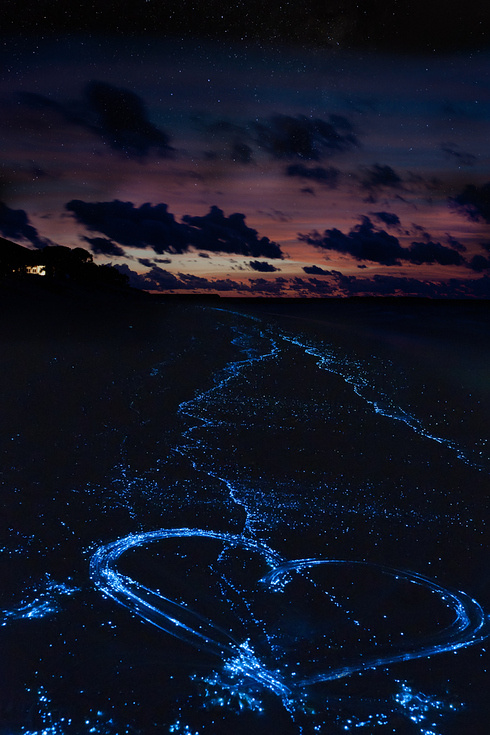
#> input picture 【OpenCv基础】第46讲 H-S二维直方图的绘制/python/PythonApplication/PythonApplication/1.jpg, 490 x 735 px
$ python PythonApplication.py
#> lines starting #> are read from the running program, lines starting #| are printed output that depends on the picture
import cv2
import numpy as np
import random

# 载入源图，转化为HSV颜色模型
srcImage=cv2.imread('1.jpg')
#> srcImage is the input picture: shape (735, 490, 3); mean B, G, R 37.8, 22, 18.6
hsvImage = cv2.cvtColor(srcImage, cv2.COLOR_BGR2HSV)
#> hsvImage: shape (735, 490, 3); mean H, S, V 114.3, 151.4, 39.8

# 参数准备
hueBinNum = 30 # 色调的直方图直条数量
saturationBinNum = 32 # 饱和度的直方图直条数量
histSize = [hueBinNum, saturationBinNum]
dstHist = cv2.calcHist([hsvImage], [0,1], None, histSize, [0, 180, 0, 256])
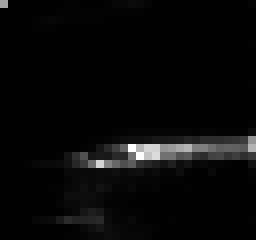
#> dstHist: shape (30, 32) float32 (shown 8 times larger); min 0, max 11226, mean 375.2; drawn with min black and max white

# 查找数组和子数组的全局最小值和最大值存入maxValue中
maxValue=cv2.minMaxLoc(dstHist)
#> maxValue = (0, 11226, (1, 0), (16, 18))

# 网上的一种方法
# dstHist2 = (255*dstHist/maxValue[1]).astype(np.uint8)

scale = 10
histImg = np.zeros((saturationBinNum * scale,  hueBinNum * 10, 3), np.uint8)

# 双层循环，进行直方图绘制
for hue in range(hueBinNum):
    for saturation in range(saturationBinNum):
        binValue = dstHist[hue, saturation] # 直方图组距的值
        intensity = round(binValue * 255 / maxValue[1])

        # 绘制矩形
        cv2.rectangle(histImg, (hue * scale, saturation * scale),
                     ((hue + 1) * scale - 1, (saturation + 1) * scale - 1),
                     intensity, -1)
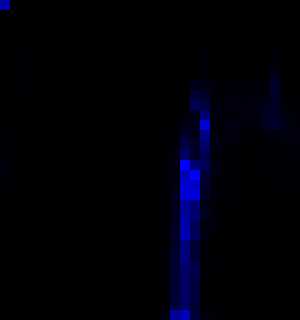
#> histImg: shape (320, 300, 3); mean of channels 0, 1, 2 8.5, 0, 0; drawn as B, G, R

# 显示效果图
cv2.imshow('srcImage', srcImage)
cv2.imshow('histImg', histImg)
cv2.waitKey(0)
